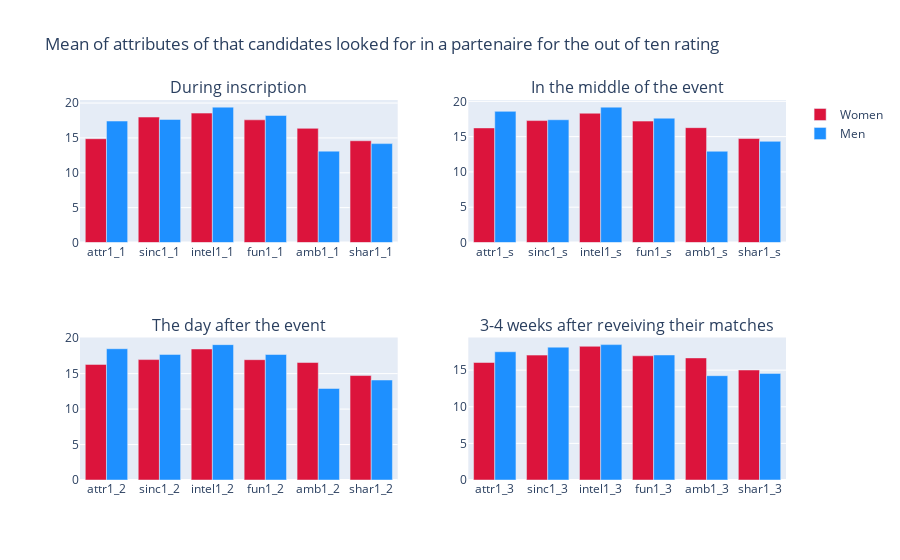

Source (notebook cell):
### Code cell
#Creating a plot which will show the mean of each attributes looked for in a partenaire at differents stages of the process
#This plot is based on the out of 10 rating system
fig = make_subplots(rows = 2, cols = 2, subplot_titles = ("During inscription", "In the middle of the event", "The day after the event", "3-4 weeks after reveiving their matches"))

#Creating the plot of the mean rate during inscription for the two gender available
fig.add_trace(
    go.Bar(
        x = out_ten_gender.filter(like='1_1').columns,
        y = out_ten_gender.loc['women',: ].filter(like="1_1"),
        name = 'Women',
        marker_color = 'crimson'), 
        row = 1,
        col = 1)

fig.add_trace(
    go.Bar(
        x = out_ten_gender.filter(like='1_1').columns,
        y = out_ten_gender.loc['men',: ].filter(like="1_1"),
        marker_color = 'dodgerblue',
        name = 'Men'), 
        row = 1,
        col = 1)

#Creating the plot of the mean rate in the middle of the event for the two gender available
fig.add_trace(
     go.Bar(
        x = out_ten_gender.filter(like='1_s').columns,
        y = out_ten_gender.loc['women',: ].filter(like="1_s"),
        name = 'Women',
        marker_color = 'crimson',
        showlegend = False),
        row = 1,
        col = 2)

fig.add_trace(
     go.Bar(
        x = out_ten_gender.filter(like='1_s').columns,
        y = out_ten_gender.loc['men',: ].filter(like="1_s"),
        marker_color = 'dodgerblue',
        name = 'Men',
        showlegend = False),
        row = 1,
        col = 2)

#Creating the plot of the mean rate a day after the event for the two gender available
fig.add_trace(
     go.Bar(
        x = out_ten_gender.filter(like='1_2').columns,
        y = out_ten_gender.loc['women',: ].filter(like="1_2"),
        name = 'Women',
        marker_color = 'crimson',
        showlegend = False),
        row = 2,
        col = 1)

fig.add_trace(
     go.Bar(
        x = out_ten_gender.filter(like='1_2').columns,
        y = out_ten_gender.loc['men',: ].filter(like="1_2"),
        marker_color = 'dodgerblue',
        name = 'Men',
        showlegend = False),
        row = 2,
        col = 1)

#Creating the plot of the mean rate 3-4 weeks after receiving their matches for the two gender available
fig.add_trace(
     go.Bar(
        x = out_ten_gender.filter(like='1_3').columns,
        y = out_ten_gender.loc['women',: ].filter(like="1_3"),
        name = 'Women',
        marker_color = 'crimson',
        showlegend = False),
        row = 2,
        col = 2)

fig.add_trace(
     go.Bar(
        x = out_ten_gender.filter(like='1_3').columns,
        y = out_ten_gender.loc['men',: ].filter(like="1_3"),
        marker_color = 'dodgerblue',
        name = 'Men',
        showlegend = False),
        row = 2,
        col = 2)

fig.update_layout(
        title = go.layout.Title(text = "Mean of attributes of that candidates looked for in a partenaire for the out of ten rating"), barmode='group')

### Figure 1 — Plotly figure (JSON) as saved in the notebook; plotly's stock layout.template omitted (floating-point values rounded to 4 significant figures)
{"data": [{"marker": {"color": "crimson"}, "name": "Women", "type": "bar", "x": ["attr1_1", "sinc1_1", "intel1_1", "fun1_1", "amb1_1", "shar1_1"], "xaxis": "x", "y": [14.89, 17.99, 18.56, 17.59, 16.37, 14.59], "yaxis": "y"}, {"marker": {"color": "dodgerblue"}, "name": "Men", "type": "bar", "x": ["attr1_1", "sinc1_1", "intel1_1", "fun1_1", "amb1_1", "shar1_1"], "xaxis": "x", "y": [17.42, 17.65, 19.42, 18.22, 13.11, 14.18], "yaxis": "y"}, {"marker": {"color": "crimson"}, "name": "Women", "showlegend": false, "type": "bar", "x": ["attr1_s", "sinc1_s", "intel1_s", "fun1_s", "amb1_s", "shar1_s"], "xaxis": "x2", "y": [16.23, 17.27, 18.31, 17.19, 16.27, 14.73], "yaxis": "y2"}, {"marker": {"color": "dodgerblue"}, "name": "Men", "showlegend": false, "type": "bar", "x": ["attr1_s", "sinc1_s", "intel1_s", "fun1_s", "amb1_s", "shar1_s"], "xaxis": "x2", "y": [18.58, 17.39, 19.18, 17.61, 12.93, 14.33], "yaxis": "y2"}, {"marker": {"color": "crimson"}, "name": "Women", "showlegend": false, "type": "bar", "x": ["attr1_2", "sinc1_2", "intel1_2", "fun1_2", "amb1_2", "shar1_2"], "xaxis": "x3", "y": [16.3, 16.98, 18.47, 16.96, 16.56, 14.73], "yaxis": "y3"}, {"marker": {"color": "dodgerblue"}, "name": "Men", "showlegend": false, "type": "bar", "x": ["attr1_2", "sinc1_2", "intel1_2", "fun1_2", "amb1_2", "shar1_2"], "xaxis": "x3", "y": [18.51, 17.71, 19.09, 17.69, 12.9, 14.1], "yaxis": "y3"}, {"marker": {"color": "crimson"}, "name": "Women", "showlegend": false, "type": "bar", "x": ["attr1_3", "sinc1_3", "intel1_3", "fun1_3", "amb1_3", "shar1_3"], "xaxis": "x4", "y": [16.05, 17.05, 18.26, 16.96, 16.67, 15.02], "yaxis": "y4"}, {"marker": {"color": "dodgerblue"}, "name": "Men", "showlegend": false, "type": "bar", "x": ["attr1_3", "sinc1_3", "intel1_3", "fun1_3", "amb1_3", "shar1_3"], "xaxis": "x4", "y": [17.51, 18.14, 18.49, 17.07, 14.24, 14.55], "yaxis": "y4"}], "layout": {"annotations": [{"font": {"size": 16}, "showarrow": false, "text": "During inscription", "x": 0.225, "xanchor": "center", "xref": "paper", "y": 1, "yanchor": "bottom", "yref": "paper"}, {"font": {"size": 16}, "showarrow": false, "text": "In the middle of the event", "x": 0.775, "xanchor": "center", "xref": "paper", "y": 1, "yanchor": "bottom", "yref": "paper"}, {"font": {"size": 16}, "showarrow": false, "text": "The day after the event", "x": 0.225, "xanchor": "center", "xref": "paper", "y": 0.375, "yanchor": "bottom", "yref": "paper"}, {"font": {"size": 16}, "showarrow": false, "text": "3-4 weeks after reveiving their matches", "x": 0.775, "xanchor": "center", "xref": "paper", "y": 0.375, "yanchor": "bottom", "yref": "paper"}], "barmode": "group", "title": {"text": "Mean of attributes of that candidates looked for in a partenaire for the out of ten rating"}, "xaxis": {"anchor": "y", "domain": [0, 0.45]}, "xaxis2": {"anchor": "y2", "domain": [0.55, 1]}, "xaxis3": {"anchor": "y3", "domain": [0, 0.45]}, "xaxis4": {"anchor": "y4", "domain": [0.55, 1]}, "yaxis": {"anchor": "x", "domain": [0.625, 1]}, "yaxis2": {"anchor": "x2", "domain": [0.625, 1]}, "yaxis3": {"anchor": "x3", "domain": [0, 0.375]}, "yaxis4": {"anchor": "x4", "domain": [0, 0.375]}}}
